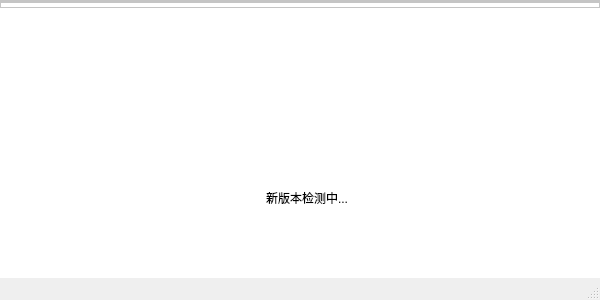
<?xml version="1.0" encoding="UTF-8"?>
<ui version="4.0">
 <class>mssa_update</class>
 <widget class="QMainWindow" name="mssa_update">
  <property name="geometry">
   <rect>
    <x>0</x>
    <y>0</y>
    <width>600</width>
    <height>300</height>
   </rect>
  </property>
  <property name="minimumSize">
   <size>
    <width>600</width>
    <height>300</height>
   </size>
  </property>
  <property name="maximumSize">
   <size>
    <width>600</width>
    <height>300</height>
   </size>
  </property>
  <property name="windowTitle">
   <string>MainWindow</string>
  </property>
  <property name="styleSheet">
   <string notr="true"/>
  </property>
  <widget class="QWidget" name="centralwidget">
   <property name="styleSheet">
    <string notr="true">background-color: #ffffff;</string>
   </property>
   <layout class="QVBoxLayout" name="verticalLayout" stretch="0,0,1,0">
    <property name="spacing">
     <number>0</number>
    </property>
    <property name="leftMargin">
     <number>0</number>
    </property>
    <property name="topMargin">
     <number>0</number>
    </property>
    <property name="rightMargin">
     <number>0</number>
    </property>
    <property name="bottomMargin">
     <number>0</number>
    </property>
    <item>
     <widget class="QFrame" name="frame_2">
      <property name="frameShape">
       <enum>QFrame::StyledPanel</enum>
      </property>
      <property name="frameShadow">
       <enum>QFrame::Raised</enum>
      </property>
      <layout class="QVBoxLayout" name="verticalLayout_updater_c">
       <property name="spacing">
        <number>0</number>
       </property>
       <property name="leftMargin">
        <number>0</number>
       </property>
       <property name="topMargin">
        <number>0</number>
       </property>
       <property name="rightMargin">
        <number>0</number>
       </property>
       <property name="bottomMargin">
        <number>0</number>
       </property>
      </layout>
     </widget>
    </item>
    <item>
     <widget class="QFrame" name="frame_6">
      <property name="minimumSize">
       <size>
        <width>0</width>
        <height>6</height>
       </size>
      </property>
      <property name="frameShape">
       <enum>QFrame::StyledPanel</enum>
      </property>
      <property name="frameShadow">
       <enum>QFrame::Raised</enum>
      </property>
     </widget>
    </item>
    <item>
     <widget class="QLabel" name="label_image">
      <property name="text">
       <string/>
      </property>
      <property name="alignment">
       <set>Qt::AlignCenter</set>
      </property>
     </widget>
    </item>
    <item>
     <widget class="QStackedWidget" name="stackedWidget">
      <property name="styleSheet">
       <string notr="true">QPushButton{
	background-color: #ffffff;
	border: 1px solid #dddddd;
	border-radius: 5px;
	padding: 6px 16px;
}
QPushButton:hover{
	border-color: #8eabff;
}</string>
      </property>
      <property name="currentIndex">
       <number>3</number>
      </property>
      <widget class="QWidget" name="page_checked">
       <layout class="QVBoxLayout" name="verticalLayout_2" stretch="0,0,0,0">
        <property name="leftMargin">
         <number>15</number>
        </property>
        <property name="topMargin">
         <number>15</number>
        </property>
        <property name="rightMargin">
         <number>15</number>
        </property>
        <property name="bottomMargin">
         <number>15</number>
        </property>
        <item>
         <widget class="QLabel" name="label_6">
          <property name="text">
           <string>检测到软件更新, 是否下载并安装最新版本?  </string>
          </property>
         </widget>
        </item>
        <item>
         <widget class="QFrame" name="frame_3">
          <property name="frameShape">
           <enum>QFrame::StyledPanel</enum>
          </property>
          <property name="frameShadow">
           <enum>QFrame::Raised</enum>
          </property>
          <layout class="QHBoxLayout" name="horizontalLayout_2">
           <property name="spacing">
            <number>0</number>
           </property>
           <property name="leftMargin">
            <number>0</number>
           </property>
           <property name="topMargin">
            <number>0</number>
           </property>
           <property name="rightMargin">
            <number>0</number>
           </property>
           <property name="bottomMargin">
            <number>0</number>
           </property>
           <item>
            <widget class="QLabel" name="label">
             <property name="text">
              <string>版本：</string>
             </property>
            </widget>
           </item>
           <item>
            <widget class="QLabel" name="label_old">
             <property name="text">
              <string>&amp;1</string>
             </property>
            </widget>
           </item>
           <item>
            <widget class="QLabel" name="label_3">
             <property name="text">
              <string> → </string>
             </property>
            </widget>
           </item>
           <item>
            <widget class="QLabel" name="label_new">
             <property name="text">
              <string>&amp;2</string>
             </property>
            </widget>
           </item>
           <item>
            <widget class="QLabel" name="label_2">
             <property name="text">
              <string>,   安装包：</string>
             </property>
            </widget>
           </item>
           <item>
            <widget class="QLabel" name="label_size">
             <property name="text">
              <string>&amp;3</string>
             </property>
            </widget>
           </item>
           <item>
            <spacer name="horizontalSpacer_2">
             <property name="orientation">
              <enum>Qt::Horizontal</enum>
             </property>
             <property name="sizeHint" stdset="0">
              <size>
               <width>433</width>
               <height>20</height>
              </size>
             </property>
            </spacer>
           </item>
          </layout>
         </widget>
        </item>
        <item>
         <widget class="QLabel" name="label_tip_1">
          <property name="text">
           <string>更新内容：</string>
          </property>
         </widget>
        </item>
        <item>
         <widget class="QFrame" name="frame">
          <property name="frameShape">
           <enum>QFrame::StyledPanel</enum>
          </property>
          <property name="frameShadow">
           <enum>QFrame::Raised</enum>
          </property>
          <layout class="QHBoxLayout" name="horizontalLayout">
           <property name="leftMargin">
            <number>0</number>
           </property>
           <property name="topMargin">
            <number>15</number>
           </property>
           <property name="rightMargin">
            <number>0</number>
           </property>
           <property name="bottomMargin">
            <number>0</number>
           </property>
           <item>
            <widget class="QPushButton" name="pushButton">
             <property name="cursor">
              <cursorShape>PointingHandCursor</cursorShape>
             </property>
             <property name="styleSheet">
              <string notr="true">QPushButton{
	background-color: #618dff;
	color: #ffffff;
	border: none;
	border-radius: 5px;
	padding: 7px 16px;
}
QPushButton:hover, QPushButton:disabled{
	background-color: #8eabff;
}
	</string>
             </property>
             <property name="text">
              <string>立即下载更新</string>
             </property>
            </widget>
           </item>
           <item>
            <widget class="QPushButton" name="pushButton_2">
             <property name="cursor">
              <cursorShape>PointingHandCursor</cursorShape>
             </property>
             <property name="styleSheet">
              <string notr="true">QPushButton{
	background-color: #f6685d;
	color: #ffffff;
	border-radius: 5px;
	border: none;
	padding: 6px 16px;
}
QPushButton:hover{
	background-color: #ff9285;
}</string>
             </property>
             <property name="text">
              <string>取消更新</string>
             </property>
            </widget>
           </item>
           <item>
            <widget class="QPushButton" name="pushButton_4">
             <property name="cursor">
              <cursorShape>PointingHandCursor</cursorShape>
             </property>
             <property name="text">
              <string>不再提示此版本</string>
             </property>
            </widget>
           </item>
           <item>
            <spacer name="horizontalSpacer">
             <property name="orientation">
              <enum>Qt::Horizontal</enum>
             </property>
             <property name="sizeHint" stdset="0">
              <size>
               <width>40</width>
               <height>20</height>
              </size>
             </property>
            </spacer>
           </item>
          </layout>
         </widget>
        </item>
       </layout>
      </widget>
      <widget class="QWidget" name="page_progress">
       <property name="styleSheet">
        <string notr="true">QProgressBar{
	font: 9pt;
	max-height: 20px;
	border-radius: 10px;
	text-align: center;
	border: 1px solid #E8EDF2;
	background-color: #ffffff;
	border-color: #dddddd;
}
QProgressBar:chunk{
	border-radius: 8px;
	background-color: #c6f3d7;
}
</string>
       </property>
       <layout class="QVBoxLayout" name="verticalLayout_3" stretch="0,0,0,0">
        <property name="leftMargin">
         <number>15</number>
        </property>
        <property name="topMargin">
         <number>15</number>
        </property>
        <property name="rightMargin">
         <number>15</number>
        </property>
        <property name="bottomMargin">
         <number>15</number>
        </property>
        <item>
         <widget class="QLabel" name="label_4">
          <property name="text">
           <string>安装包下载中：</string>
          </property>
         </widget>
        </item>
        <item>
         <widget class="QProgressBar" name="progressBar">
          <property name="maximum">
           <number>100</number>
          </property>
          <property name="value">
           <number>0</number>
          </property>
         </widget>
        </item>
        <item>
         <spacer name="verticalSpacer">
          <property name="orientation">
           <enum>Qt::Vertical</enum>
          </property>
          <property name="sizeHint" stdset="0">
           <size>
            <width>20</width>
            <height>40</height>
           </size>
          </property>
         </spacer>
        </item>
        <item>
         <widget class="QFrame" name="frame_4">
          <property name="frameShape">
           <enum>QFrame::StyledPanel</enum>
          </property>
          <property name="frameShadow">
           <enum>QFrame::Raised</enum>
          </property>
          <layout class="QHBoxLayout" name="horizontalLayout_3">
           <property name="leftMargin">
            <number>0</number>
           </property>
           <property name="topMargin">
            <number>0</number>
           </property>
           <property name="rightMargin">
            <number>0</number>
           </property>
           <property name="bottomMargin">
            <number>0</number>
           </property>
           <item>
            <widget class="QPushButton" name="pushButton_3">
             <property name="cursor">
              <cursorShape>PointingHandCursor</cursorShape>
             </property>
             <property name="styleSheet">
              <string notr="true">QPushButton{
	background-color: #f6685d;
	color: #ffffff;
	border-radius: 5px;
	border: none;
	padding: 6px 16px;
}
QPushButton:hover{
	background-color: #ff9285;
}</string>
             </property>
             <property name="text">
              <string>取消下载更新</string>
             </property>
            </widget>
           </item>
           <item>
            <spacer name="horizontalSpacer_3">
             <property name="orientation">
              <enum>Qt::Horizontal</enum>
             </property>
             <property name="sizeHint" stdset="0">
              <size>
               <width>465</width>
               <height>20</height>
              </size>
             </property>
            </spacer>
           </item>
          </layout>
         </widget>
        </item>
       </layout>
      </widget>
      <widget class="QWidget" name="page_downloaded">
       <layout class="QVBoxLayout" name="verticalLayout_4">
        <property name="leftMargin">
         <number>15</number>
        </property>
        <property name="topMargin">
         <number>15</number>
        </property>
        <property name="rightMargin">
         <number>15</number>
        </property>
        <property name="bottomMargin">
         <number>15</number>
        </property>
        <item>
         <widget class="QLabel" name="label_5">
          <property name="text">
           <string>安装包下载成功，是否立即执行安装程序？</string>
          </property>
         </widget>
        </item>
        <item>
         <widget class="QFrame" name="frame_5">
          <property name="frameShape">
           <enum>QFrame::StyledPanel</enum>
          </property>
          <property name="frameShadow">
           <enum>QFrame::Raised</enum>
          </property>
          <layout class="QHBoxLayout" name="horizontalLayout_4">
           <property name="leftMargin">
            <number>0</number>
           </property>
           <property name="topMargin">
            <number>0</number>
           </property>
           <property name="rightMargin">
            <number>0</number>
           </property>
           <property name="bottomMargin">
            <number>0</number>
           </property>
           <item>
            <widget class="QPushButton" name="pushButton_install">
             <property name="cursor">
              <cursorShape>PointingHandCursor</cursorShape>
             </property>
             <property name="styleSheet">
              <string notr="true">QPushButton{
	background-color: #618dff;
	color: #ffffff;
	border: none;
	border-radius: 5px;
	padding: 7px 16px;
}
QPushButton:hover, QPushButton:disabled{
	background-color: #8eabff;
}
	</string>
             </property>
             <property name="text">
              <string>立即安装</string>
             </property>
            </widget>
           </item>
           <item>
            <widget class="QPushButton" name="pushButton_5">
             <property name="cursor">
              <cursorShape>PointingHandCursor</cursorShape>
             </property>
             <property name="text">
              <string>稍后手动安装</string>
             </property>
            </widget>
           </item>
           <item>
            <widget class="QPushButton" name="pushButton_local">
             <property name="cursor">
              <cursorShape>PointingHandCursor</cursorShape>
             </property>
             <property name="text">
              <string>打开安装包位置</string>
             </property>
            </widget>
           </item>
           <item>
            <spacer name="horizontalSpacer_4">
             <property name="orientation">
              <enum>Qt::Horizontal</enum>
             </property>
             <property name="sizeHint" stdset="0">
              <size>
               <width>253</width>
               <height>20</height>
              </size>
             </property>
            </spacer>
           </item>
          </layout>
         </widget>
        </item>
       </layout>
      </widget>
      <widget class="QWidget" name="page_checking">
       <layout class="QHBoxLayout" name="horizontalLayout_5">
        <property name="leftMargin">
         <number>15</number>
        </property>
        <property name="topMargin">
         <number>10</number>
        </property>
        <property name="rightMargin">
         <number>15</number>
        </property>
        <property name="bottomMargin">
         <number>15</number>
        </property>
        <item>
         <spacer name="horizontalSpacer_5">
          <property name="orientation">
           <enum>Qt::Horizontal</enum>
          </property>
          <property name="sizeHint" stdset="0">
           <size>
            <width>40</width>
            <height>20</height>
           </size>
          </property>
         </spacer>
        </item>
        <item>
         <widget class="QLabel" name="label_loading">
          <property name="text">
           <string/>
          </property>
         </widget>
        </item>
        <item>
         <widget class="QLabel" name="label_7">
          <property name="text">
           <string>新版本检测中...</string>
          </property>
         </widget>
        </item>
        <item>
         <spacer name="horizontalSpacer_6">
          <property name="orientation">
           <enum>Qt::Horizontal</enum>
          </property>
          <property name="sizeHint" stdset="0">
           <size>
            <width>40</width>
            <height>20</height>
           </size>
          </property>
         </spacer>
        </item>
       </layout>
      </widget>
      <widget class="QWidget" name="page">
       <layout class="QHBoxLayout" name="horizontalLayout_6">
        <property name="leftMargin">
         <number>15</number>
        </property>
        <property name="topMargin">
         <number>10</number>
        </property>
        <property name="rightMargin">
         <number>15</number>
        </property>
        <property name="bottomMargin">
         <number>15</number>
        </property>
        <item>
         <spacer name="horizontalSpacer_7">
          <property name="orientation">
           <enum>Qt::Horizontal</enum>
          </property>
          <property name="sizeHint" stdset="0">
           <size>
            <width>177</width>
            <height>20</height>
           </size>
          </property>
         </spacer>
        </item>
        <item>
         <widget class="QLabel" name="label_8">
          <property name="text">
           <string>恭喜你, 当前使用的已经是最新版本!</string>
          </property>
         </widget>
        </item>
        <item>
         <spacer name="horizontalSpacer_8">
          <property name="orientation">
           <enum>Qt::Horizontal</enum>
          </property>
          <property name="sizeHint" stdset="0">
           <size>
            <width>177</width>
            <height>20</height>
           </size>
          </property>
         </spacer>
        </item>
       </layout>
      </widget>
     </widget>
    </item>
   </layout>
  </widget>
  <widget class="QMenuBar" name="menubar">
   <property name="geometry">
    <rect>
     <x>0</x>
     <y>0</y>
     <width>600</width>
     <height>21</height>
    </rect>
   </property>
  </widget>
  <widget class="QStatusBar" name="statusbar"/>
 </widget>
 <resources/>
 <connections/>
</ui>
